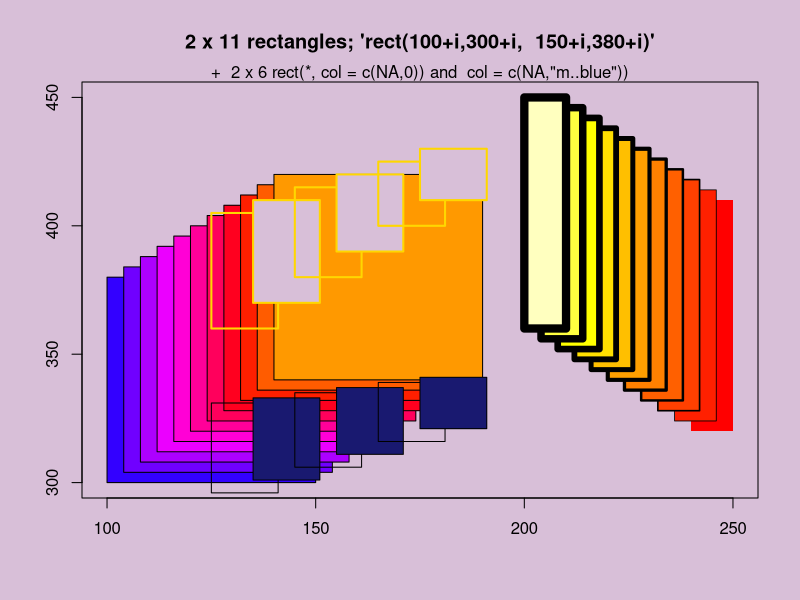
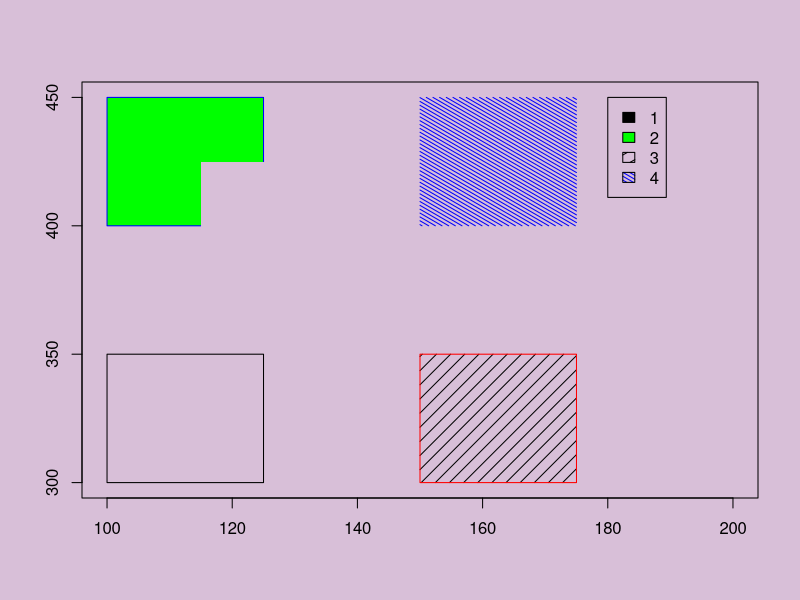

Generate these figures, in order, with R:
require(grDevices)
## set up the plot region:
op <- par(bg = "thistle")
plot(c(100, 250), c(300, 450), type = "n", xlab = "", ylab = "",
     main = "2 x 11 rectangles; 'rect(100+i,300+i,  150+i,380+i)'")
i <- 4*(0:10)
## draw rectangles with bottom left (100, 300)+i
## and top right (150, 380)+i
rect(100+i, 300+i, 150+i, 380+i, col = rainbow(11, start = 0.7, end = 0.1))
rect(240-i, 320+i, 250-i, 410+i, col = heat.colors(11), lwd = i/5)
## Background alternating  ( transparent / "bg" ) :
j <- 10*(0:5)
rect(125+j, 360+j,   141+j, 405+j/2, col = c(NA,0),
     border = "gold", lwd = 2)
rect(125+j, 296+j/2, 141+j, 331+j/5, col = c(NA,"midnightblue"))
mtext("+  2 x 6 rect(*, col = c(NA,0)) and  col = c(NA,\"m..blue\"))")

## an example showing colouring and shading
plot(c(100, 200), c(300, 450), type= "n", xlab = "", ylab = "")
rect(100, 300, 125, 350) # transparent
rect(100, 400, 125, 450, col = "green", border = "blue") # coloured
rect(115, 375, 150, 425, col = par("bg"), border = "transparent")
rect(150, 300, 175, 350, density = 10, border = "red")
rect(150, 400, 175, 450, density = 30, col = "blue",
     angle = -30, border = "transparent")

legend(180, 450, legend = 1:4, fill = c(NA, "green", par("fg"), "blue"),
       density = c(NA, NA, 10, 30), angle = c(NA, NA, 30, -30))

par(op)